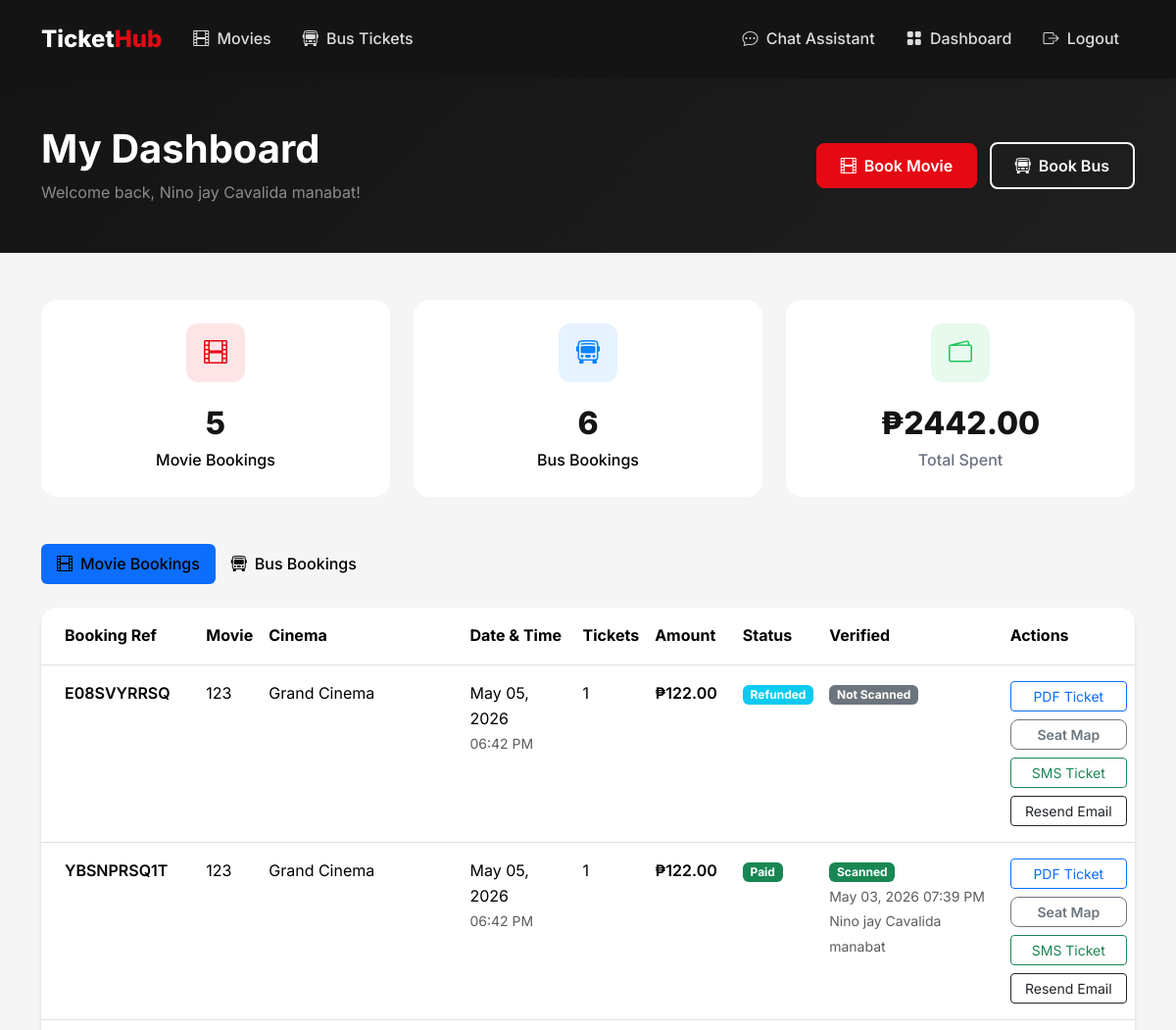
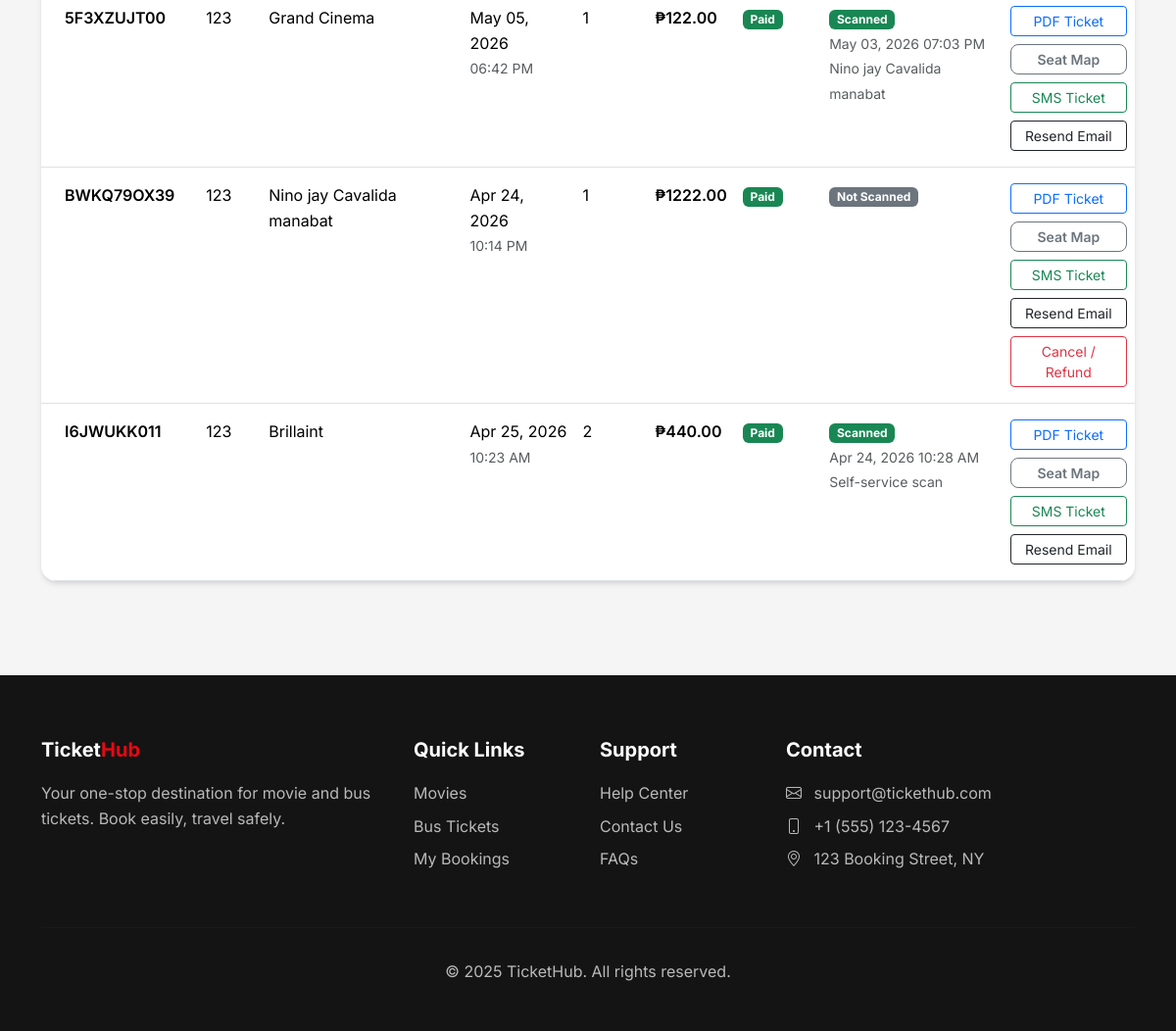
The page /dashboard (signed in) on the database its author committed (2 pictures, top to bottom).
### flask_app/app.py (models this page shows, shortened)
class User(UserMixin, db.Model):
    id = db.Column(db.Integer, primary_key=True)
    email = db.Column(db.String(120), unique=True, nullable=False)
    password_hash = db.Column(db.String(256), nullable=False)
    name = db.Column(db.String(100), nullable=False)
    phone = db.Column(db.String(20))
    is_admin = db.Column(db.Boolean, default=False)
    is_bus_operator = db.Column(db.Boolean, default=False)
    is_cinema_operator = db.Column(db.Boolean, default=False)
    created_at = db.Column(db.DateTime, default=datetime.utcnow)
    movie_bookings = db.relationship('MovieBooking', foreign_keys='MovieBooking.user_id', backref='user', lazy=True)
    bus_bookings = db.relationship('BusBooking', foreign_keys='BusBooking.user_id', backref='user', lazy=True)

class MovieBooking(db.Model):
    id = db.Column(db.Integer, primary_key=True)
    user_id = db.Column(db.Integer, db.ForeignKey('user.id'), nullable=False)
    showtime_id = db.Column(db.Integer, db.ForeignKey('showtime.id'), nullable=False)
    num_tickets = db.Column(db.Integer, nullable=False)
    seat_numbers = db.Column(db.String(200))
    total_amount = db.Column(db.Float, nullable=False)
    payment_status = db.Column(db.String(20), default='pending')  # pending, completed, failed, refunded
    payment_method = db.Column(db.String(20))     # 'card', 'gcash', 'paymaya', 'paypal'
    payment_reference = db.Column(db.String(255)) # PayMongo source/payment id
    booking_reference = db.Column(db.String(20), unique=True)
    is_verified = db.Column(db.Boolean, default=False, nullable=False)
    verified_at = db.Column(db.DateTime, nullable=True)
    verified_by_id = db.Column(db.Integer, db.ForeignKey('user.id'), nullable=True)
    cancelled_at = db.Column(db.DateTime, nullable=True)
    cancelled_by_id = db.Column(db.Integer, db.ForeignKey('user.id'), nullable=True)
    cancellation_reason = db.Column(db.String(255), nullable=True)
    refund_reference = db.Column(db.String(255), nullable=True)
    refunded_at = db.Column(db.DateTime, nullable=True)
    created_at = db.Column(db.DateTime, default=datetime.utcnow)
    verified_by = db.relationship('User', foreign_keys=[verified_by_id], backref='verified_movie_bookings')
    cancelled_by = db.relationship('User', foreign_keys=[cancelled_by_id], backref='cancelled_movie_bookings')

class Movie(db.Model):
    id = db.Column(db.Integer, primary_key=True)
    title = db.Column(db.String(200), nullable=False)
    description = db.Column(db.Text)
    genre = db.Column(db.String(100))
    duration = db.Column(db.Integer)  # in minutes
    rating = db.Column(db.String(10))  # PG, PG-13, R, etc.
    poster_image = db.Column(db.String(255))
    trailer_url = db.Column(db.String(255))
    release_date = db.Column(db.Date)
    is_active = db.Column(db.Boolean, default=True)
    created_at = db.Column(db.DateTime, default=datetime.utcnow)
    showtimes = db.relationship('Showtime', backref='movie', lazy=True, cascade='all, delete-orphan')

class Cinema(db.Model):
    id = db.Column(db.Integer, primary_key=True)
    name = db.Column(db.String(100), nullable=False)
    location = db.Column(db.String(200))
    total_seats = db.Column(db.Integer, default=100)
    operator_id = db.Column(db.Integer, db.ForeignKey('user.id'), nullable=True)
    image = db.Column(db.String(255))  # for picture
    seat_layout_style = db.Column(db.String(40), default=DEFAULT_CINEMA_LAYOUT_STYLE, nullable=False)
    vip_rows = db.Column(db.Integer, default=DEFAULT_CINEMA_VIP_ROWS)
    vip_surcharge = db.Column(db.Float, default=DEFAULT_CINEMA_VIP_SURCHARGE)
    showtimes = db.relationship('Showtime', backref='cinema', lazy=True, cascade='all, delete-orphan')
    operator = db.relationship('User', foreign_keys=[operator_id], backref='cinemas')

class Showtime(db.Model):
    id = db.Column(db.Integer, primary_key=True)
    movie_id = db.Column(db.Integer, db.ForeignKey('movie.id'), nullable=False)
    cinema_id = db.Column(db.Integer, db.ForeignKey('cinema.id'), nullable=False)
    show_date = db.Column(db.Date, nullable=False)
    show_time = db.Column(db.Time, nullable=False)
    price = db.Column(db.Float, nullable=False)
    available_seats = db.Column(db.Integer)
    bookings = db.relationship('MovieBooking', backref='showtime', lazy=True, cascade='all, delete-orphan')

### flask_app/app.py (the view)
@app.route('/dashboard')
@login_required
@regular_user_only
def dashboard():
    movie_bookings = MovieBooking.query.filter_by(user_id=current_user.id).order_by(MovieBooking.created_at.desc()).all()
    bus_bookings = BusBooking.query.filter_by(user_id=current_user.id).order_by(BusBooking.created_at.desc()).all()
    latest_email_statuses = get_latest_email_status_map(current_user.id)
    return render_template(
        'dashboard/index.html',
        movie_bookings=movie_bookings,
        bus_bookings=bus_bookings,
        latest_email_statuses=latest_email_statuses
    )

### flask_app/templates/dashboard/index.html (shortened to what this page needs)
{% extends 'base.html' %}
{% block content %}
<section class="py-5" style="background: linear-gradient(135deg, var(--dark) 0%, var(--dark-lighter) 100%);">
    <div class="container">
        <div class="row align-items-center">
            <div class="col">
                <h1 class="text-white fw-bold mb-2">My Dashboard</h1>
                <p class="text-white-50 mb-0">Welcome back, {{ current_user.name }}!</p>
            </div>
            <div class="col-auto">
                <a href="{{ url_for('movies') }}" class="btn btn-primary me-2">
                    <i class="bi bi-film me-2"></i>Book Movie
                </a>
                <a href="{{ url_for('bus_routes') }}" class="btn btn-outline-light">
                    <i class="bi bi-bus-front me-2"></i>Book Bus
                </a>
            </div>
        </div>
    </div>
</section>
<section class="py-5">
    <div class="container">
        <div class="row g-4 mb-5">
            <div class="col-md-4">
                <div class="stat-card">
                    <div class="stat-icon" style="background: rgba(229, 9, 20, 0.1);">
                        <i class="bi bi-film" style="color: var(--primary);"></i>
                    </div>
                    <div class="stat-value">{{ movie_bookings|length }}</div>
                    <div class="stat-label" style="color: #000;">Movie Bookings</div>
                </div>
            </div>
            <div class="col-md-4">
                <div class="stat-card">
                    <div class="stat-icon" style="background: rgba(10, 132, 255, 0.1);">
                        <i class="bi bi-bus-front" style="color: var(--secondary);"></i>
                    </div>
                    <div class="stat-value">{{ bus_bookings|length }}</div>
                    <div class="stat-label" style="color: #000;">Bus Bookings</div>
                </div>
            </div>
            <div class="col-md-4">
                <div class="stat-card">
                    <div class="stat-icon" style="background: rgba(34, 197, 94, 0.1);">
                        <i class="bi bi-wallet2" style="color: #22C55E;"></i>
                    </div>
                    <div class="stat-value">₱{{ "%.2f"|format(
                        (movie_bookings|selectattr('payment_status', 'equalto', 'completed')|sum(attribute='total_amount')) +
                        (movie_bookings|selectattr('payment_status', 'equalto', 'paid')|sum(attribute='total_amount')) +
                        (bus_bookings|selectattr('payment_status', 'equalto', 'completed')|sum(attribute='total_amount')) +
                        (bus_bookings|selectattr('payment_status', 'equalto', 'paid')|sum(attribute='total_amount'))
                    ) }}</div>
                    <div class="stat-label">Total Spent</div>
                </div>
            </div>
        </div>
        <ul class="nav nav-pills mb-4" role="tablist">
            <li class="nav-item">
                <button class="nav-link active px-4" data-bs-toggle="pill" data-bs-target="#movie-bookings" style="color: #000 !important;">
                    <i class="bi bi-film me-2"></i>Movie Bookings
                </button>
            </li>
            <li class="nav-item">
                <button class="nav-link px-4" data-bs-toggle="pill" data-bs-target="#bus-bookings" style="color: #000 !important;">
                    <i class="bi bi-bus-front me-2"></i>Bus Bookings
                </button>
            </li>
        </ul>
        <div class="tab-content">
            <div class="tab-pane fade show active" id="movie-bookings">
                {% if movie_bookings %}
                    <div class="card">
                        <div class="table-responsive">
                            <table class="table table-hover mb-0">
                                <thead class="bg-light">
                                    <tr>
                                        <th class="px-4 py-3">Booking Ref</th>
                                        <th class="py-3">Movie</th>
                                        <th class="py-3">Cinema</th>
                                        <th class="py-3">Date & Time</th>
                                        <th class="py-3">Tickets</th>
                                        <th class="py-3">Amount</th>
                                        <th class="py-3">Status</th>
                                        <th class="py-3">Verified</th>
                                        <th class="py-3">Actions</th>
                                    </tr>
                                </thead>
                                <tbody>
                                    {% for booking in movie_bookings %}
                                    <tr>
                                        <td class="px-4 py-3">
                                            <span class="fw-semibold">{{ booking.booking_reference }}</span>
                                        </td>
                                        <td class="py-3">{{ booking.showtime.movie.title }}</td>
                                        <td class="py-3">{{ booking.showtime.cinema.name }}</td>
                                        <td class="py-3">
                                            {{ booking.showtime.show_date.strftime('%b %d, %Y') }}<br>
                                            <small class="text-muted">{{ booking.showtime.show_time.strftime('%I:%M %p') }}</small>
                                        </td>
                                        <td class="py-3">{{ booking.num_tickets }}</td>
                                        <td class="py-3 fw-semibold">₱{{ "%.2f"|format(booking.total_amount) }}</td>
                                        <td class="py-3">
                                            <span class="badge bg-{{ booking.payment_status|payment_status_badge_class }}">{{ booking.payment_status|payment_status_label }}</span>
                                        </td>
                                        <td class="py-3">
                                            {% if booking.is_verified %}
                                                <span class="badge bg-success">Scanned</span>
                                                <div><small class="text-muted">{{ booking.verified_at.strftime('%b %d, %Y %I:%M %p') if booking.verified_at else '' }}</small></div>
                                                <div><small class="text-muted">{{ booking.verified_by.name if booking.verified_by else 'Self-service scan' }}</small></div>
                                            {% else %}
                                                <span class="badge bg-secondary">Not Scanned</span>
                                            {% endif %}
                                        </td>
                                        <td class="py-3">
                                            <div class="d-flex flex-column gap-2">
                                                <a href="{{ url_for('download_booking_ticket_pdf', booking_type='movie', booking_id=booking.id) }}" class="btn btn-sm btn-outline-primary">PDF Ticket</a>
                                                <a href="{{ url_for('booking_seat_history', booking_type='movie', booking_id=booking.id) }}" class="btn btn-sm btn-outline-secondary">Seat Map</a>
                                                <a href="{{ ticket_sms_href('movie', booking) }}" class="btn btn-sm btn-outline-success">SMS Ticket</a>
                                                <form method="POST" action="{{ url_for('resend_booking_email', booking_type='movie', booking_id=booking.id) }}">
                                                    <button type="submit" class="btn btn-sm btn-outline-dark w-100">Resend Email</button>
                                                </form>
                                                {% if not booking.is_verified and booking.payment_status not in ['cancelled', 'refunded'] %}
                                                <form method="POST" action="{{ url_for('cancel_booking', booking_type='movie', booking_id=booking.id) }}">
                                                    <button type="submit" class="btn btn-sm btn-outline-danger w-100">Cancel / Refund</button>
                                                </form>
                                                {% endif %}
                                            </div>
                                        </td>
                                    </tr>
                                    {% endfor %}
                                </tbody>
                            </table>
                        </div>
                    </div>
                {% endif %}
            </div>
        </div>
    </div>
</section>
{% endblock %}

### rows shown on the page
User: name "Nino jay Cavalida manabat"
MovieBooking: booking_reference "E08SVYRRSQ", showtime.movie "123", showtime.cinema.name "Grand Cinema", showtime.show_date "May 05, 2026", showtime.show_time "06:42 PM", num_tickets "1", total_amount "122.00", payment_status|payment_status_label "Refunded", is_verified "Not Scanned"
MovieBooking: booking_reference "YBSNPRSQ1T", showtime.movie "123", showtime.cinema.name "Grand Cinema", showtime.show_date "May 05, 2026", showtime.show_time "06:42 PM", num_tickets "1", total_amount "122.00", payment_status|payment_status_label "Paid", verified_at "May 03, 2026 07:39 PM", verified_by "Nino jay Cavalida manabat"
MovieBooking: booking_reference "5F3XZUJT00", showtime.movie "123", showtime.cinema.name "Grand Cinema", showtime.show_date "May 05, 2026", showtime.show_time "06:42 PM", num_tickets "1", total_amount "122.00", payment_status|payment_status_label "Paid", verified_at "May 03, 2026 07:03 PM", verified_by "Nino jay Cavalida manabat"
MovieBooking: booking_reference "BWKQ79OX39", showtime.movie "123", showtime.cinema.name "Nino jay Cavalida manabat", showtime.show_date "Apr 24, 2026", showtime.show_time "10:14 PM", num_tickets "1", total_amount "1222.00", payment_status|payment_status_label "Paid", is_verified "Not Scanned"
MovieBooking: booking_reference "I6JWUKK011", showtime.movie "123", showtime.cinema.name "Brillaint", showtime.show_date "Apr 25, 2026", showtime.show_time "10:23 AM", num_tickets "2", total_amount "440.00", payment_status|payment_status_label "Paid", verified_at "Apr 24, 2026 10:28 AM", verified_by "Self-service scan"

### other values the page prints
{{ movie_bookings|length }} "5"
{{ bus_bookings|length }} "6"
